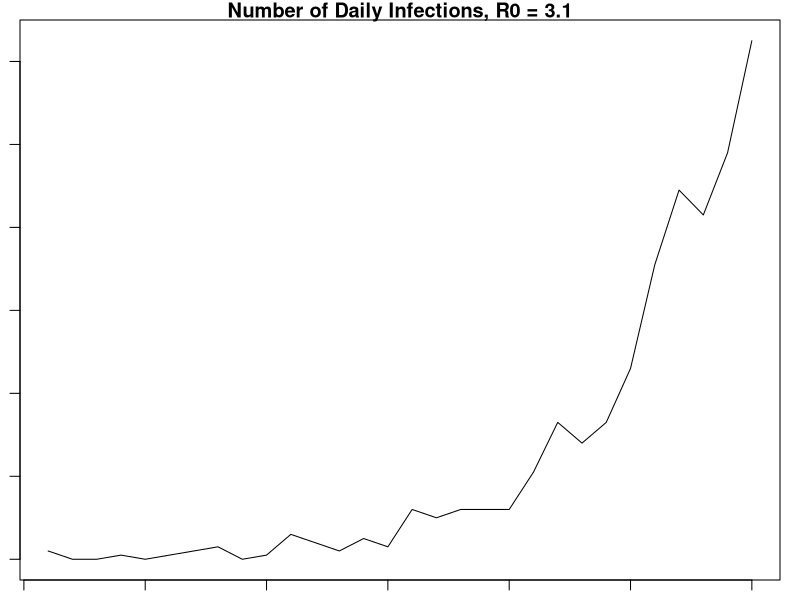
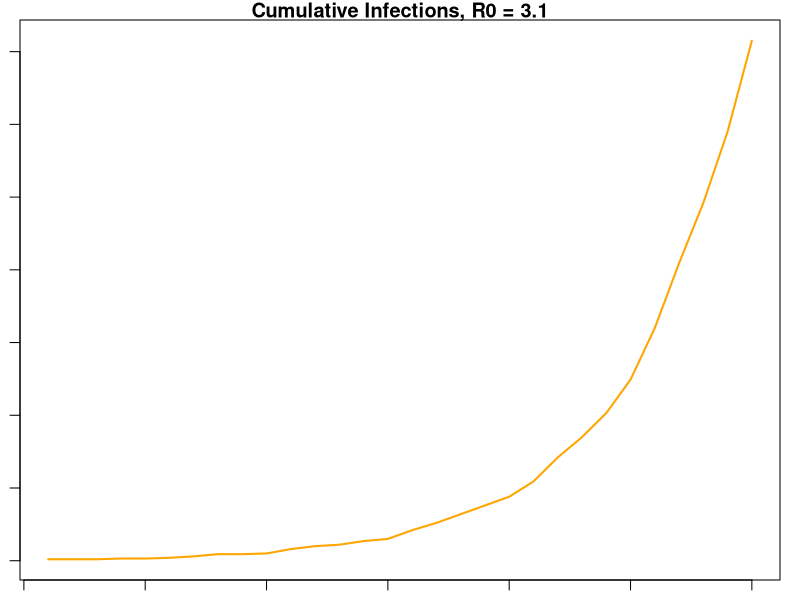
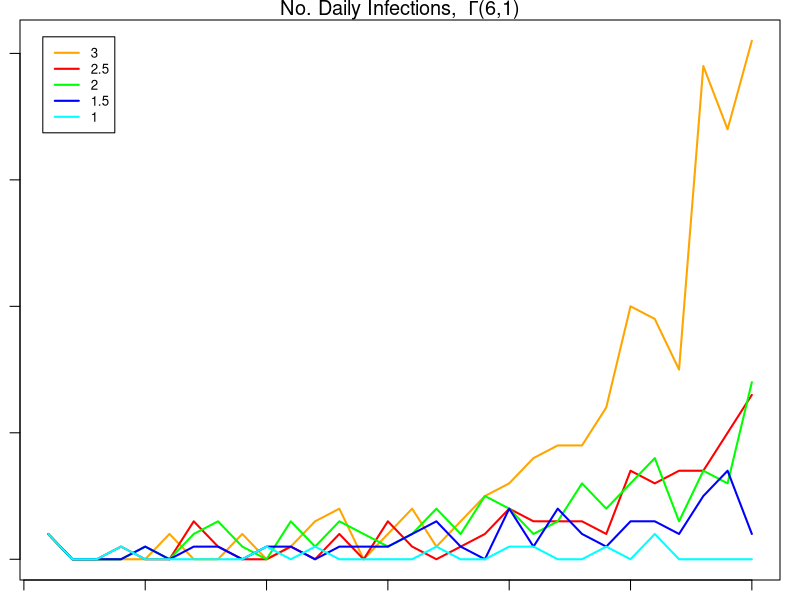
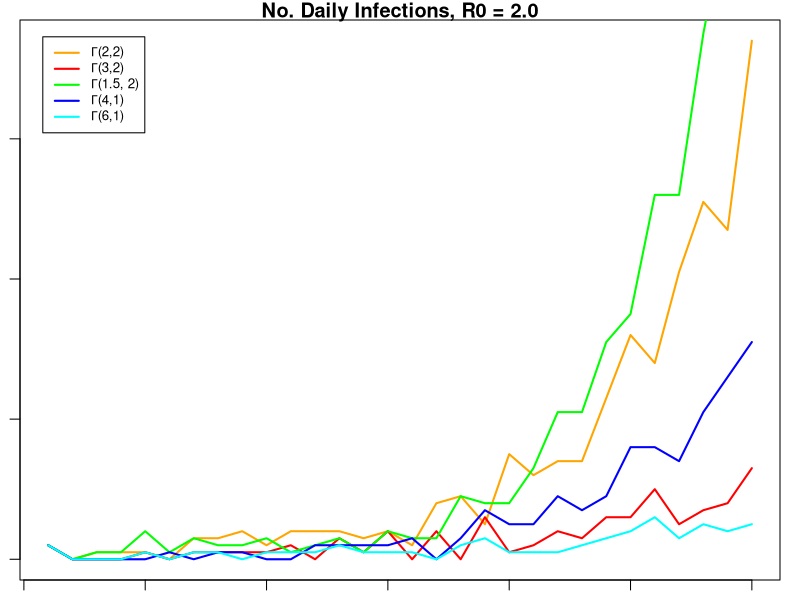
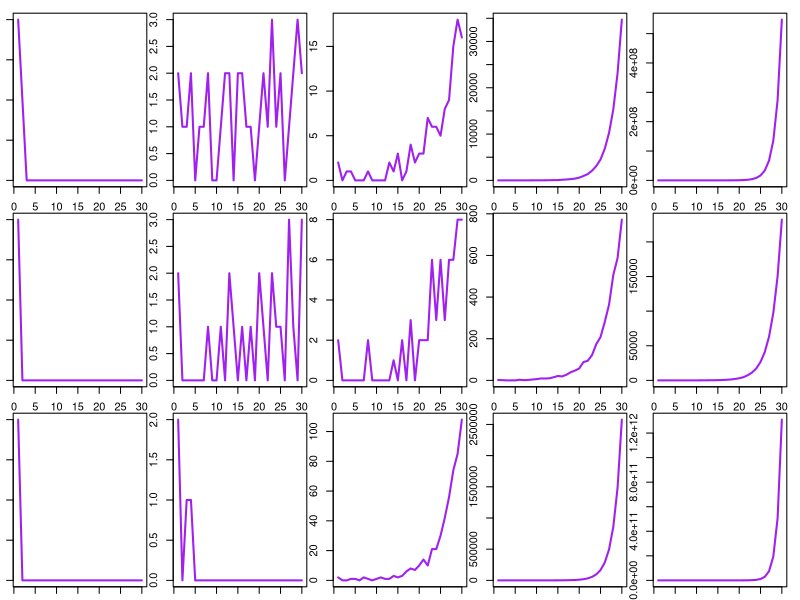
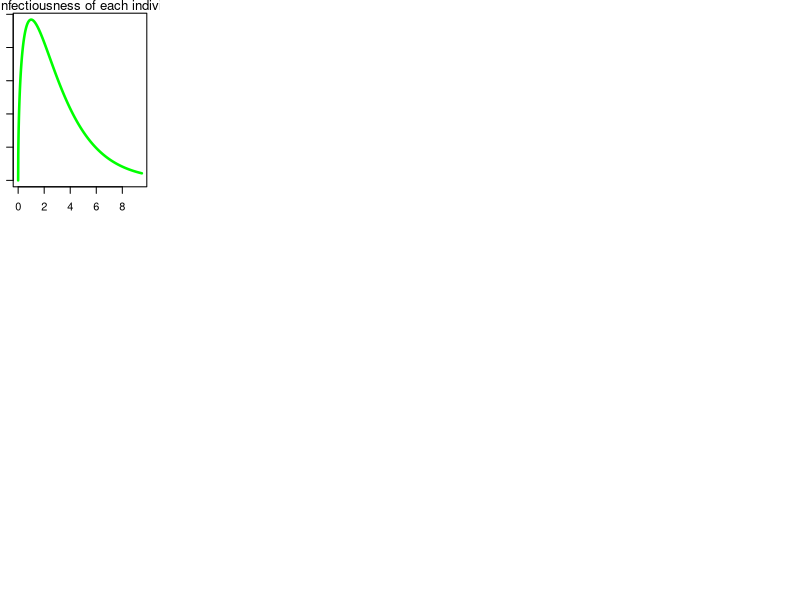

R code for these plots, in order: (Note: this script raises an error after producing the figures.)
#Simulation - plots for presentation

#Simulate Branching Process
par(mar=c(1,1,1,1))

#Parameters
num_days = 30 #100
r0 = 3.1
shape_gamma = 6
scale_gamma = 1


#Function
simulate_branching = function(num_days, r0, shape_gamma, scale_gamma) {
  #Set up
  vec_infecteds = vector('numeric', num_days)
  vec_infecteds[1] = 2
  
  #Infectiousness (Discrete gamma) - I.e 'Infectiousness Pressure' - Sum of all people
  #Explanation: Gamma is a continuous function so integrate over the density at that point in time (today - previous day)
  prob_infect = pgamma(c(1:num_days), shape = shape_gamma, scale = scale_gamma) - pgamma(c(0:(num_days-1)), shape = shape_gamma, scale = scale_gamma)
  
  #Days of Infection Spreading
  for (t in 2:num_days) {
    
    #Total rate
    tot_rate = r0*sum(vec_infecteds[1:(t-1)]*rev(prob_infect[1:(t-1)])) #Product of infecteds & their probablilty of infection along the gamma dist at that point in time
    vec_infecteds[t] = rpois(1, tot_rate) #Assuming number of cases each day follows a poisson distribution. Causes jumps in data 
  }
  
  vec_infecteds
}

#Implement
start_time = Sys.time()
x2 = simulate_branching(num_days, r0, shape_gamma, scale_gamma)
end_time = Sys.time()
time_elap = end_time - start_time
#print(time_elap)
x2

#Plots
plot.ts(x2, ylab = "N Daily infections", main = 'Number of Daily Infections, R0 = 3.1')

#Cumulative data
cum_data <- cumsum(x2)
plot.ts(cum_data, ylab = "Cumulative infections", main = 'Cumulative Infections, R0 = 3.1',
        col = 'orange', lwd = 2)


#*********************************************************************
#Plots
#Plot range of R0

plot_range_r0 = function(list_r0, num_days, shape_gamma, scale_gamma, colorsX){
  #Plot
  for (i in seq_along(list_r0)) {
    r0X = list_r0[i]
    print(r0X)
    num_daily = simulate_branching(num_days, r0X, shape_gamma, scale_gamma)
    #Plot first val
    if (i == 1) {
      plot.ts(num_daily, lwd = 2, xlab = 'Time', ylab = "N Daily infections",
              main = expression(paste('No. Daily Infections, ' ~ Gamma, "(6,1)")),
              col = colorsX[i])
    } else {
      lines(num_daily, lwd = 2, col = colorsX[i])
    }
    
  }
  legend("topleft", inset=.03, legend = list_r0,
         col= colorsX, lwd = c(2,2,2,2,2), cex=0.8)
}

#Apply
num_days = 30
list_r0 = rev(c(1.0, 1.5, 2.0, 2.5, 3.0))
colorsX = c('orange', 'red', 'green', 'blue', 'cyan')
plot_range_r0(list_r0, num_days, shape_gamma, scale_gamma, colorsX)

#*********************************
#Plot range of gamma distributions

#Plot range of R0
plot_range_gamma = function(r0X, num_days, list_gamma_params, colorsX){
  i = 1
  #Plot
  for (shape_scale in list_gamma_params) {
    #Extract params
    #shape_scale = list_gamma_params[[i]]
    #print(shape_scale)
    shape_gamma = shape_scale[[1]]
    scale_gamma = shape_scale[[2]]
    print(shape_gamma)
    print(scale_gamma)
    
    num_daily = simulate_branching(num_days, r0X, shape_gamma, scale_gamma)
    
    #Plot first val
    if (i == 1) {
      plot.ts(num_daily, lwd = 2, xlab = 'Time', ylab = "N Daily infections",
              main = paste('No. Daily Infections, R0 = 2.0'),# r0X),
              col = colorsX[i])
    } else {
      lines(num_daily, lwd = 2, col = colorsX[i])
    }
    i = i + 1 
  }
  
  legend("topleft", inset=.03,
         legend = c(expression(paste(Gamma, "(2,2)")),
                    expression(paste(Gamma, "(3,2)")),
                    expression(paste(Gamma, "(1.5, 2)")),
                    expression(paste(Gamma, "(4,1)")),
                    expression(paste(Gamma, "(6,1)"))),
         col= colorsX, lwd = c(2,2,2,2,2), cex=0.8)
  
}
#list_gamma_params[1][[1]]
#Apply
num_days = 30
#list_r0 = rev(c(1.0, 1.5, 2.0, 2.5, 3.0))
colorsX = c('orange', 'red', 'green', 'blue', 'cyan')

list_gamma_params = list(list(2,2), list(3,2), list(1.5, 2), list(4, 1), list(6, 1))
r0X = 2.0
plot_range_gamma(r0X, num_days, list_gamma_params, colorsX)

#*************************************
#Plot variation of r0 on multiple plots
plot_variations = function(list_r0, list_scale_shape, num_days){
  #Plot
  par(mfrow=c(3,5))
  for (shape_scale in list_scale_shape){
    shape_gamma = shape_scale[[1]]
    scale_gamma = shape_scale[[2]]
    for (r0 in list_r0){
      num_daily = simulate_branching(num_days, r0, shape_gamma, scale_gamma)
      plot.ts(num_daily,lwd = 2, ylab = "N Daily infections", col = 'purple')
    }
  }
}

#*********
#Params + Apply
num_days = 30
list_r0 = c(0.5, 1, 2, 4, 8)
#list_shape_scale = list(list(9,0.5) , list(7.5,1.0), list(6,1))
list_shape_scale = list(list(2,2), list(3,2), list(1.5, 2))
plot_variations(list_r0,  list_shape_scale, num_days)

#**********
#Inspect gamma density
seq1 = seq(0.0, 9.5, by = 0.01)
gammaX = dgamma(seq1, shape = 1.5, scale = 2)
plot(seq1, gammaX, type =  'l', xlab = "Time", ylab = '', 
     main = expression(paste('Time-varying infectiousness of each individual,' ~ Gamma, "(1.5, 2)")),
     col = 'green', lwd = 2.5)
legend()


